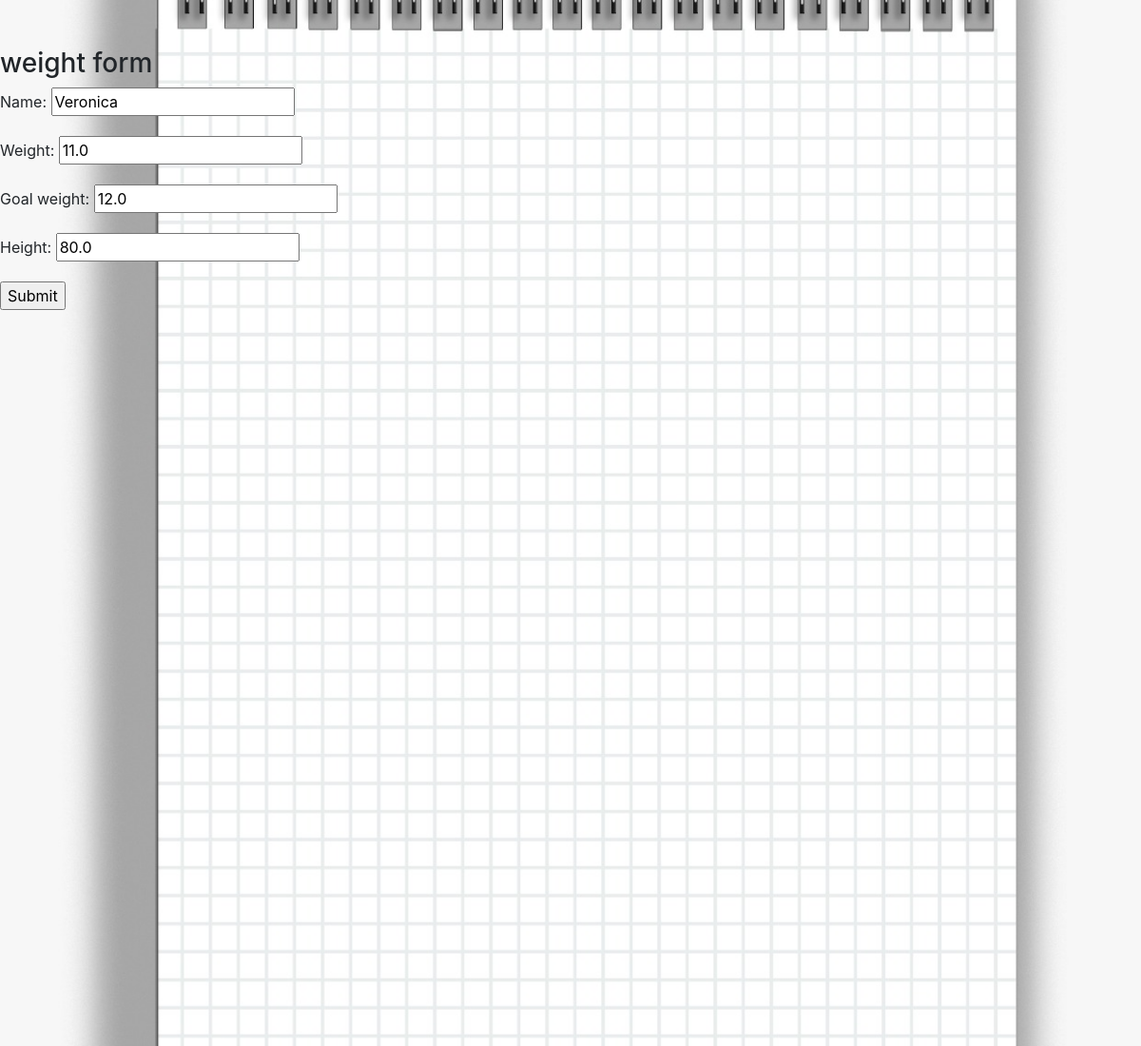
Page /update-details/4/ on the earlier database version.
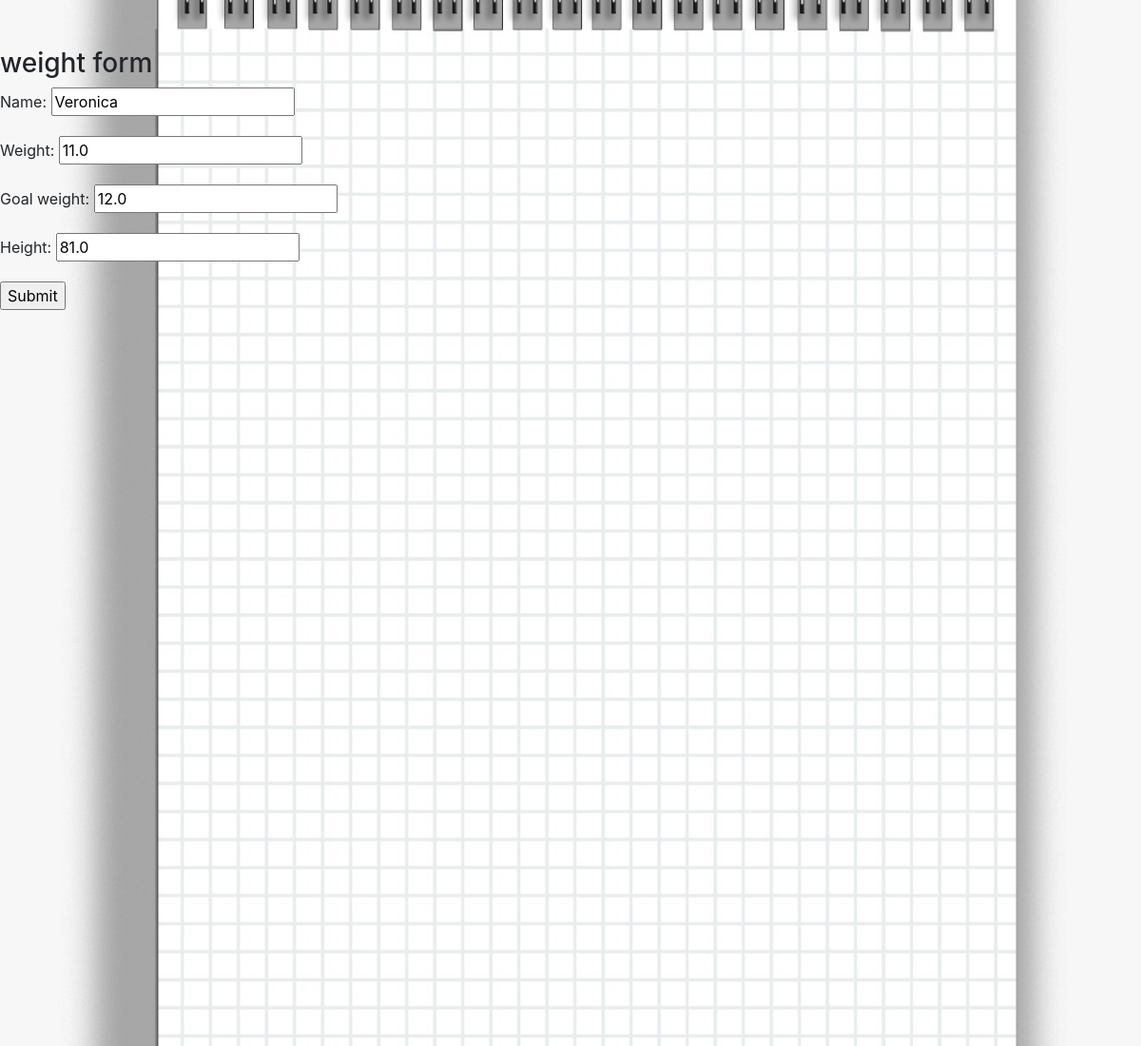
Same page on the later database version.
### ffwc_app/models.py (models this page shows, shortened)
class User_Data(models.Model):
    user = models.ForeignKey(
                    User, on_delete=models.CASCADE, null=True, blank=True)
    name = models.CharField(max_length=20)
    weight = models.FloatField()
    goal_weight = models.FloatField()
    height = models.FloatField()
    created = models.DateTimeField(auto_now_add=True)
    class Meta:
        ordering = ['created']

### ffwc_app/views.py (the view, shortened to what this page needs)
# urls.py: path('update-details/<int:pk>/', ChangeUserDetails.as_view(), name='update-details'),
class ChangeUserDetails(UpdateView, LoginRequiredMixin):
    model = User_Data
    fields = ['name', 'weight', 'goal_weight', 'height']
    success_url = reverse_lazy('account')

### ffwc_app/templates/ffwc_app/user_data_form.html (shortened to what this page needs)
{% extends 'ffwc_app/base.html' %}
{% block content %}
<h3>weight form</h3>
<form action="" method="post">
  {{ form.as_p }}
  <input type="submit" value="Submit">
</form>
{% endblock %}

Differences in the rows shown:
changed User_Data "Veronica": height "80.0" → "81.0"
